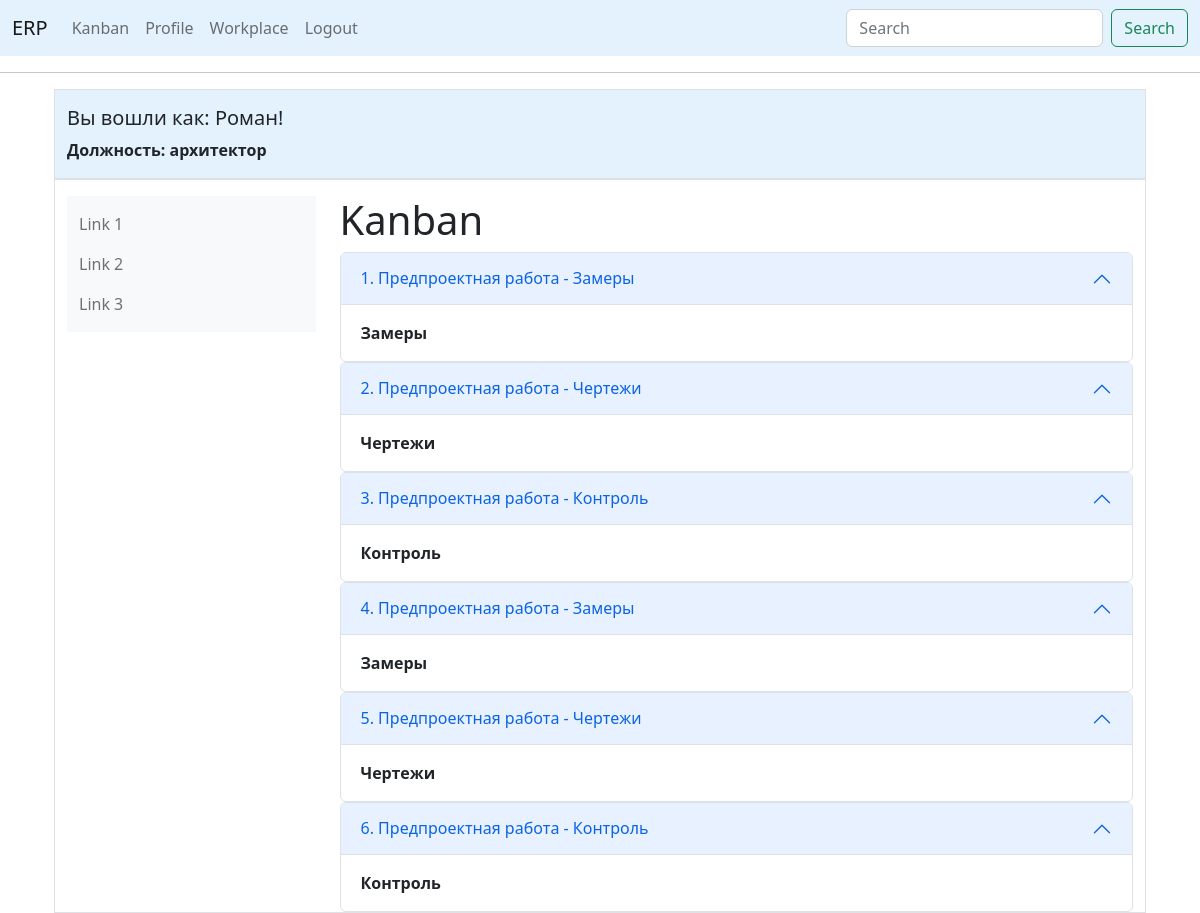
The page /kanban (signed in) on the database as committed earlier.
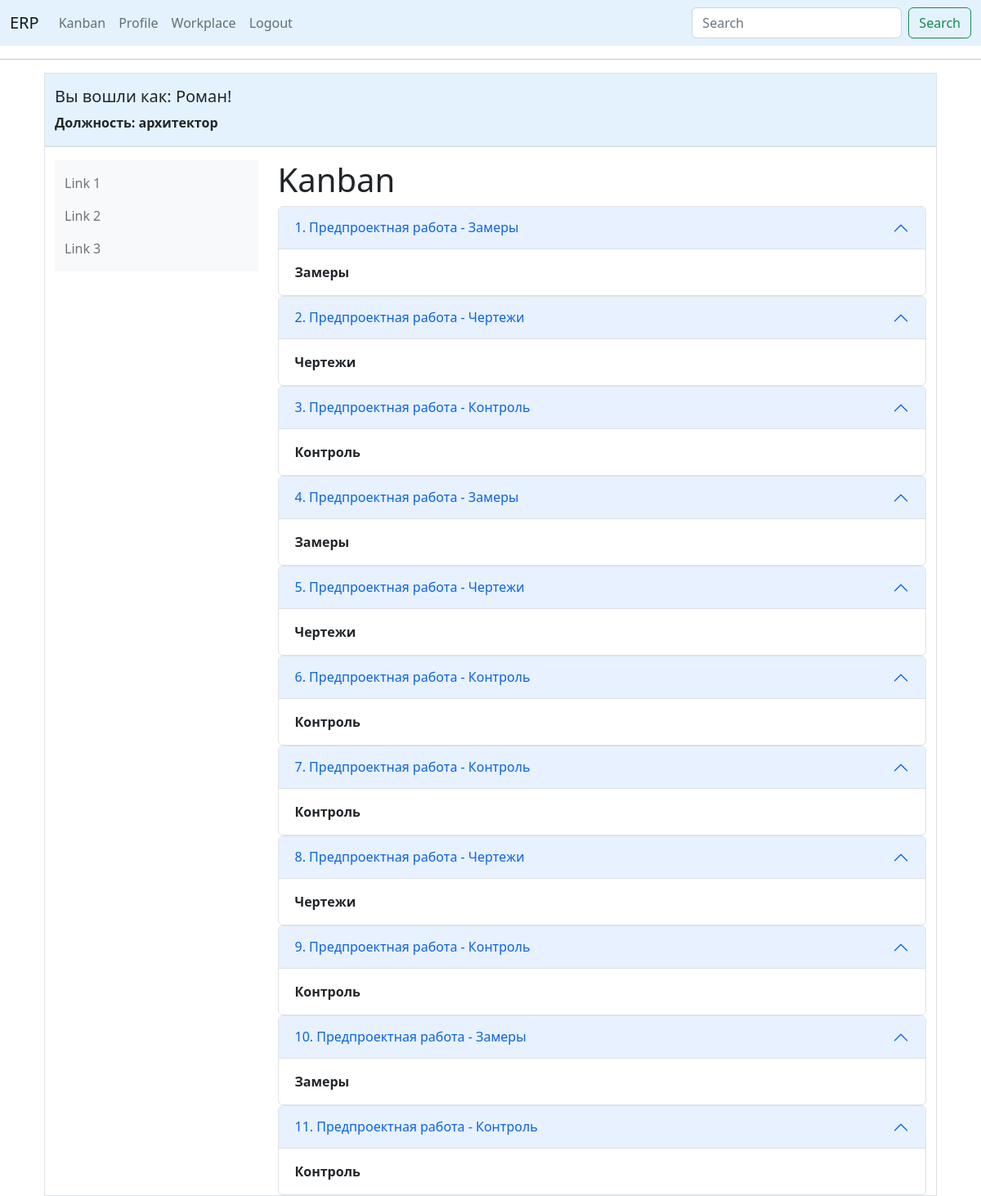
The same page on the database as committed later.
### app/models.py (models this page shows, shortened)
class User(UserMixin, db.Model):
    id = db.Column(db.Integer, primary_key=True)
    first_name = db.Column(db.String(150), index=True)
    last_name = db.Column(db.String(150), index=True)
    phone = db.Column(db.String(120), index=True, unique=True)
    username = db.Column(db.String(64), index=True, unique=True)
    password_hash = db.Column(db.String(128))
    specialization_id = db.Column(db.Integer, db.ForeignKey('specialization.id'), nullable=False)
    posts = db.relationship('Post', backref='author', lazy='dynamic')
    followed = db.relationship(
        'User', secondary=followers,
        primaryjoin=(followers.c.follower_id == id),
        secondaryjoin=(followers.c.followed_id == id),
        backref=db.backref('followers', lazy='dynamic'), lazy='dynamic')

class Specialization(db.Model):
    id = db.Column(db.Integer, primary_key=True)
    job_departmet = db.Column(db.String(200), index=True)
    job_title = db.Column(db.String(150), index=True, unique=True)
    users = db.relationship('User', backref='employee',
                            lazy=True)  # this is not a table field, the code sets the relation of the specialization

class PreProduct(db.Model):
    id = db.Column(db.Integer, primary_key=True)
    number_order_client = db.Column(db.Integer, db.ForeignKey('order_client.id'), nullable=False)
    work_type = db.Column(db.Integer, db.ForeignKey('works.id'), nullable=False)
    set_worker = db.Column(db.Integer, db.ForeignKey('user.id'))
    work = db.relationship('Works', backref='work', lazy='subquery')
    worker = db.relationship('User', backref='worker', lazy='subquery')

class Works(db.Model):
    id = db.Column(db.Integer, primary_key=True)
    work_title = db.Column(db.String(150))
    work_type = db.Column(db.String(150))

### app/routes.py (the view)
@app.route('/kanban', methods=['GET', 'POST'])
@login_required
def kanban():
    order_manufacture = PreProduct.query.all()
    return render_template("kanban.html", title='Kanban', order_manufacture=order_manufacture)

### app/models.py (called while the page is built)
@login.user_loader
def load_user(id):
    return User.query.get(int(id))

### app/templates/kanban.html
{% if current_user.specialization_id is ne(2)%}
{% extends "base_bootstrap.html" %}
{% else %}
{% extends "base.html" %}
{% endif %}
{% block content %}
<h1>Kanban</h1>
{% for order in order_manufacture %}
<div class="accordion" id="accordionPanelsStayOpenExample">
  <div class="accordion-item">
    <h2 class="accordion-header" id="panelsStayOpen-headingOne">
      <button class="accordion-button" type="button" data-bs-toggle="collapse" data-bs-target="#panelsStayOpen-collapseOne" aria-expanded="true" aria-controls="panelsStayOpen-collapseOne">
        {{order.id}}. {{order.work.work_title}} - {{order.work.work_type}}
      </button>
    </h2>
    <div id="panelsStayOpen-collapseOne" class="accordion-collapse collapse show" aria-labelledby="panelsStayOpen-headingOne">
      <div class="accordion-body">
        <strong>{{order.work.work_type}}</strong>
      </div>
    </div>
  </div>
</div>
{% endfor%}
{% endblock %}

### app/templates/base_bootstrap.html (shortened to what this page needs)
<!doctype html>
<html>
<link href="https://cdn.jsdelivr.net/npm/bootstrap@5.2.3/dist/css/bootstrap.min.css" rel="stylesheet"
>
<head>
    <nav class="navbar navbar-expand-lg bg-body-tertiary" style="background-color: #e3f2fd;">
        <div class="container-fluid">
            <a class="navbar-brand" href="{{ url_for('index') }}">ERP</a>
            <div class="collapse navbar-collapse" id="navbarSupportedContent">
                <ul class="navbar-nav me-auto mb-2 mb-lg-0">
                    {% if current_user.is_anonymous %}
                    <li class="nav-item">
                        <a class="nav-link active" aria-current="page" href="{{ url_for('index') }}">Home</a>
                    </li>
                    <li class="nav-item">
                        <a class="nav-link" href="{{ url_for('login') }}">Login</a>
                    </li>
                    {% else %}
                    <li class="nav-item">
                        <a class="nav-link" href="{{ url_for('kanban') }}">Kanban</a>
                    </li>
                    <li class="nav-item">
                        <a class="nav-link" href="{{ url_for('user', username=current_user.username) }}">Profile</a>
                    </li>
                    <li class="nav-item">
                        <a class="nav-link" href="{{ url_for('workplace') }}">Workplace</a>
                    </li>
                    <li class="nav-item">
                        <a class="nav-link" href="{{ url_for('logout') }}">Logout</a>
                    </li>
                </ul>
                <form class="d-flex" role="search">
                    <input class="form-control me-2" type="search" placeholder="Search" aria-label="Search">
                    <button class="btn btn-outline-success" type="submit">Search</button>
                </form>
                {% endif %}
            </div>
        </div>
    </nav>
    <hr>
    <div class="container mt-3">
    <div class="container mt-3">
</head>
<body>
<div class="container-sm pt-3 border " style="background-color: #e3f2fd">
    <div>
        {% if current_user.is_authenticated %}
        <h5> Вы вошли как: {{ current_user.first_name }}!</h5>
        <p><strong>Должность: {{current_user.employee.job_title}}</strong></p>
        {% endif %}
    </div>
</div>
<div class="container-sm pt-3 border ">
    <div class="row">
        <div class="col-sm-3">
            <nav class="navbar bg-light">
                <div class="container-fluid">
                    <ul class="navbar-nav">
                        <li class="nav-item">
                            <a class="nav-link" href="#">Link 1</a>
                        </li>
                        <li class="nav-item">
                            <a class="nav-link" href="#">Link 2</a>
                        </li>
                        <li class="nav-item">
                            <a class="nav-link" href="#">Link 3</a>
                        </li>
                    </ul>
                </div>
            </nav>
        </div>
        <div class="col-sm-9">
            {% block content %}{% endblock %}
        </div>
    </div>
</div>
</body>
</html>

Rows that differ between the two databases and show on the page:
added PreProduct: id "7", work.work_title "Предпроектная работа", work.work_type "Контроль"
added PreProduct: id "8", work.work_title "Предпроектная работа", work.work_type "Чертежи"
added PreProduct: id "9", work.work_title "Предпроектная работа", work.work_type "Контроль"
added PreProduct: id "10", work.work_title "Предпроектная работа", work.work_type "Замеры"
added PreProduct: id "11", work.work_title "Предпроектная работа", work.work_type "Контроль"
